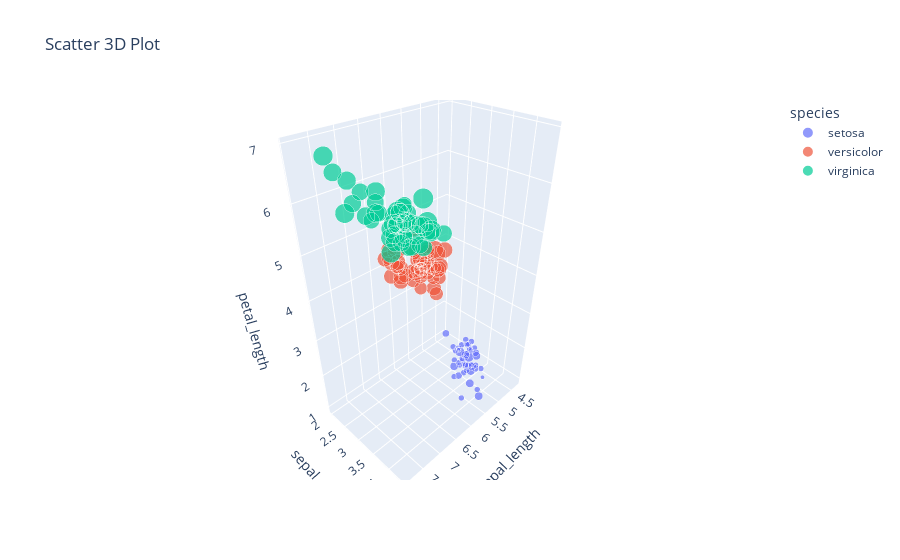

Source (notebook cell):
### Code cell
px.scatter_3d(df, x='sepal_length', y='sepal_width', z='petal_length', 
              size='petal_width', color='species', title='Scatter 3D Plot')

### Figure 1 — Plotly figure (JSON) as saved in the notebook; plotly's stock layout.template omitted (floating-point values rounded to 4 significant figures)
{"data": [{"hovertemplate": "species=setosa<br>sepal_length=%{x}<br>sepal_width=%{y}<br>petal_length=%{z}<br>petal_width=%{marker.size}<extra></extra>", "legendgroup": "setosa", "marker": {"color": "#636efa", "size": [0.2, 0.2, 0.2, 0.2, 0.2, 0.4, 0.3, 0.2, 0.2, 0.1, 0.2, 0.2, 0.1, 0.1, 0.2, 0.4, 0.4, 0.3, 0.3, 0.3, 0.2, 0.4, 0.2, 0.5, 0.2, 0.2, 0.4, 0.2, 0.2, 0.2, 0.2, 0.4, 0.1, 0.2, 0.1, 0.2, 0.2, 0.1, 0.2, 0.2, 0.3, 0.3, 0.2, 0.6, 0.4, 0.3, 0.2, 0.2, 0.2, 0.2], "sizemode": "area", "sizeref": 0.00625, "symbol": "circle"}, "mode": "markers", "name": "setosa", "scene": "scene", "showlegend": true, "type": "scatter3d", "x": [5.1, 4.9, 4.7, 4.6, 5, 5.4, 4.6, 5, 4.4, 4.9, 5.4, 4.8, 4.8, 4.3, 5.8, 5.7, 5.4, 5.1, 5.7, 5.1, 5.4, 5.1, 4.6, 5.1, 4.8, 5, 5, 5.2, 5.2, 4.7, 4.8, 5.4, 5.2, 5.5, 4.9, 5, 5.5, 4.9, 4.4, 5.1, 5, 4.5, 4.4, 5, 5.1, 4.8, 5.1, 4.6, 5.3, 5], "y": [3.5, 3, 3.2, 3.1, 3.6, 3.9, 3.4, 3.4, 2.9, 3.1, 3.7, 3.4, 3, 3, 4, 4.4, 3.9, 3.5, 3.8, 3.8, 3.4, 3.7, 3.6, 3.3, 3.4, 3, 3.4, 3.5, 3.4, 3.2, 3.1, 3.4, 4.1, 4.2, 3.1, 3.2, 3.5, 3.1, 3, 3.4, 3.5, 2.3, 3.2, 3.5, 3.8, 3, 3.8, 3.2, 3.7, 3.3], "z": [1.4, 1.4, 1.3, 1.5, 1.4, 1.7, 1.4, 1.5, 1.4, 1.5, 1.5, 1.6, 1.4, 1.1, 1.2, 1.5, 1.3, 1.4, 1.7, 1.5, 1.7, 1.5, 1, 1.7, 1.9, 1.6, 1.6, 1.5, 1.4, 1.6, 1.6, 1.5, 1.5, 1.4, 1.5, 1.2, 1.3, 1.5, 1.3, 1.5, 1.3, 1.3, 1.3, 1.6, 1.9, 1.4, 1.6, 1.4, 1.5, 1.4]}, {"hovertemplate": "species=versicolor<br>sepal_length=%{x}<br>sepal_width=%{y}<br>petal_length=%{z}<br>petal_width=%{marker.size}<extra></extra>", "legendgroup": "versicolor", "marker": {"color": "#EF553B", "size": [1.4, 1.5, 1.5, 1.3, 1.5, 1.3, 1.6, 1, 1.3, 1.4, 1, 1.5, 1, 1.4, 1.3, 1.4, 1.5, 1, 1.5, 1.1, 1.8, 1.3, 1.5, 1.2, 1.3, 1.4, 1.4, 1.7, 1.5, 1, 1.1, 1, 1.2, 1.6, 1.5, 1.6, 1.5, 1.3, 1.3, 1.3, 1.2, 1.4, 1.2, 1, 1.3, 1.2, 1.3, 1.3, 1.1, 1.3], "sizemode": "area", "sizeref": 0.00625, "symbol": "circle"}, "mode": "markers", "name": "versicolor", "scene": "scene", "showlegend": true, "type": "scatter3d", "x": [7, 6.4, 6.9, 5.5, 6.5, 5.7, 6.3, 4.9, 6.6, 5.2, 5, 5.9, 6, 6.1, 5.6, 6.7, 5.6, 5.8, 6.2, 5.6, 5.9, 6.1, 6.3, 6.1, 6.4, 6.6, 6.8, 6.7, 6, 5.7, 5.5, 5.5, 5.8, 6, 5.4, 6, 6.7, 6.3, 5.6, 5.5, 5.5, 6.1, 5.8, 5, 5.6, 5.7, 5.7, 6.2, 5.1, 5.7], "y": [3.2, 3.2, 3.1, 2.3, 2.8, 2.8, 3.3, 2.4, 2.9, 2.7, 2, 3, 2.2, 2.9, 2.9, 3.1, 3, 2.7, 2.2, 2.5, 3.2, 2.8, 2.5, 2.8, 2.9, 3, 2.8, 3, 2.9, 2.6, 2.4, 2.4, 2.7, 2.7, 3, 3.4, 3.1, 2.3, 3, 2.5, 2.6, 3, 2.6, 2.3, 2.7, 3, 2.9, 2.9, 2.5, 2.8], "z": [4.7, 4.5, 4.9, 4, 4.6, 4.5, 4.7, 3.3, 4.6, 3.9, 3.5, 4.2, 4, 4.7, 3.6, 4.4, 4.5, 4.1, 4.5, 3.9, 4.8, 4, 4.9, 4.7, 4.3, 4.4, 4.8, 5, 4.5, 3.5, 3.8, 3.7, 3.9, 5.1, 4.5, 4.5, 4.7, 4.4, 4.1, 4, 4.4, 4.6, 4, 3.3, 4.2, 4.2, 4.2, 4.3, 3, 4.1]}, {"hovertemplate": "species=virginica<br>sepal_length=%{x}<br>sepal_width=%{y}<br>petal_length=%{z}<br>petal_width=%{marker.size}<extra></extra>", "legendgroup": "virginica", "marker": {"color": "#00cc96", "size": [2.5, 1.9, 2.1, 1.8, 2.2, 2.1, 1.7, 1.8, 1.8, 2.5, 2, 1.9, 2.1, 2, 2.4, 2.3, 1.8, 2.2, 2.3, 1.5, 2.3, 2, 2, 1.8, 2.1, 1.8, 1.8, 1.8, 2.1, 1.6, 1.9, 2, 2.2, 1.5, 1.4, 2.3, 2.4, 1.8, 1.8, 2.1, 2.4, 2.3, 1.9, 2.3, 2.5, 2.3, 1.9, 2, 2.3, 1.8], "sizemode": "area", "sizeref": 0.00625, "symbol": "circle"}, "mode": "markers", "name": "virginica", "scene": "scene", "showlegend": true, "type": "scatter3d", "x": [6.3, 5.8, 7.1, 6.3, 6.5, 7.6, 4.9, 7.3, 6.7, 7.2, 6.5, 6.4, 6.8, 5.7, 5.8, 6.4, 6.5, 7.7, 7.7, 6, 6.9, 5.6, 7.7, 6.3, 6.7, 7.2, 6.2, 6.1, 6.4, 7.2, 7.4, 7.9, 6.4, 6.3, 6.1, 7.7, 6.3, 6.4, 6, 6.9, 6.7, 6.9, 5.8, 6.8, 6.7, 6.7, 6.3, 6.5, 6.2, 5.9], "y": [3.3, 2.7, 3, 2.9, 3, 3, 2.5, 2.9, 2.5, 3.6, 3.2, 2.7, 3, 2.5, 2.8, 3.2, 3, 3.8, 2.6, 2.2, 3.2, 2.8, 2.8, 2.7, 3.3, 3.2, 2.8, 3, 2.8, 3, 2.8, 3.8, 2.8, 2.8, 2.6, 3, 3.4, 3.1, 3, 3.1, 3.1, 3.1, 2.7, 3.2, 3.3, 3, 2.5, 3, 3.4, 3], "z": [6, 5.1, 5.9, 5.6, 5.8, 6.6, 4.5, 6.3, 5.8, 6.1, 5.1, 5.3, 5.5, 5, 5.1, 5.3, 5.5, 6.7, 6.9, 5, 5.7, 4.9, 6.7, 4.9, 5.7, 6, 4.8, 4.9, 5.6, 5.8, 6.1, 6.4, 5.6, 5.1, 5.6, 6.1, 5.6, 5.5, 4.8, 5.4, 5.6, 5.1, 5.1, 5.9, 5.7, 5.2, 5, 5.2, 5.4, 5.1]}], "layout": {"autosize": true, "legend": {"itemsizing": "constant", "title": {"text": "species"}, "tracegroupgap": 0}, "scene": {"aspectmode": "auto", "aspectratio": {"x": 0.9709, "y": 0.6473, "z": 1.591}, "camera": {"center": {"x": 0, "y": 0, "z": 0}, "eye": {"x": 1.336, "y": 1.336, "z": 1.336}, "projection": {"type": "perspective"}, "up": {"x": 0.002397, "y": -0.002392, "z": 1.0}}, "domain": {"x": [0, 1], "y": [0, 1]}, "xaxis": {"title": {"text": "sepal_length"}, "type": "linear"}, "yaxis": {"title": {"text": "sepal_width"}, "type": "linear"}, "zaxis": {"title": {"text": "petal_length"}, "type": "linear"}}, "title": {"text": "Scatter 3D Plot"}}}
